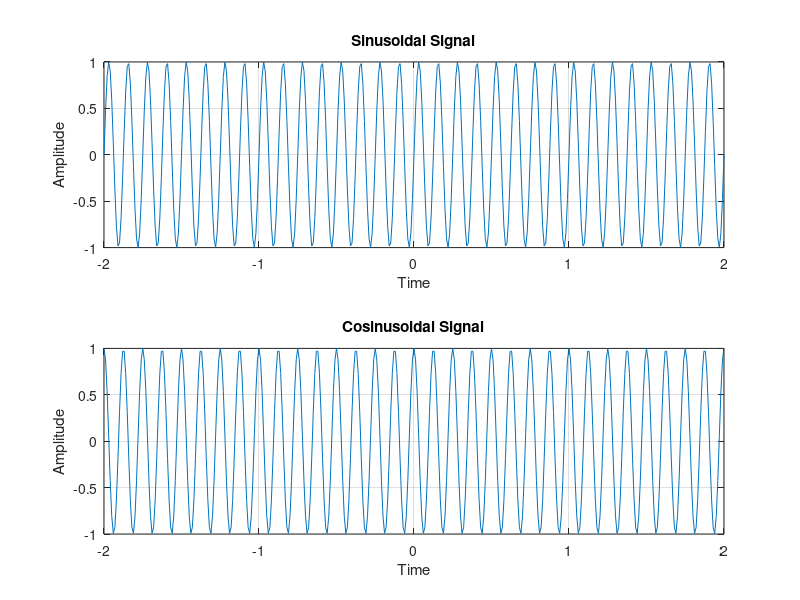

Reproduce this figure in MATLAB.
% Define the time range
t = -2:0.01:2;

%a

% Define the exponential signal
n = t;
x = exp(n);

% Plot the exponential signal
plot(t, x)
title('Exponential Signal: e^n')
xlabel('Time')
ylabel('Amplitude')
grid on

%b

% Define the time range
t = -2:0.01:2;
% Define the unit ramp signal
x = t.*(t >= 0);

% Plot the unit ramp signal
plot(t, x)
title('Unit Ramp Signal')
xlabel('Time')
ylabel('Amplitude')
grid on

%c

% Define the time range
t = -2:0.01:2;

% Initialize the unit sample signal
x = zeros(size(t));

% Find the index of t=0
index = find(t == 0);

% Set the unit sample value at t=0
x(index) = 1;

% Plot the unit sample signal
plot(t, x)
title('Unit Sample Signal')
xlabel('Time')
ylabel('Amplitude')
grid on

%d

% Define the time range
t = -2:0.01:2;

% Initialize the unit step signal
x = zeros(size(t));

% Find the indices where t is greater than or equal to 0
indices = find(t >= 0);

% Set the unit step value for indices >= 0
x(indices) = 1;

% Plot the unit step signal
plot(t, x)
title('Unit Step Signal')
xlabel('Time')
ylabel('Amplitude')
ylim([-0.1, 1.1]) % Set y-axis limits to clearly show the step
grid on

%e

% Define the time range
t = -2:0.01:2;

% Define the time period and phase
T = 0.125; % Time period in seconds
phase = 0; % Phase in degrees

% Calculate the angular frequency
omega = (2*pi) / T;

% Calculate the sinusoidal signal
sinusoidal_signal = sin(omega*t + deg2rad(phase));
cosinusoidal_signal = cos(omega*t + deg2rad(phase));

% Plot the sinusoidal signal
subplot(2, 1, 1)
plot(t, sinusoidal_signal)
title('Sinusoidal Signal')
xlabel('Time')
ylabel('Amplitude')
grid on

% Plot the cosinusoidal signal
subplot(2, 1, 2)
plot(t, cosinusoidal_signal)
title('Cosinusoidal Signal')
xlabel('Time')
ylabel('Amplitude')
grid on


